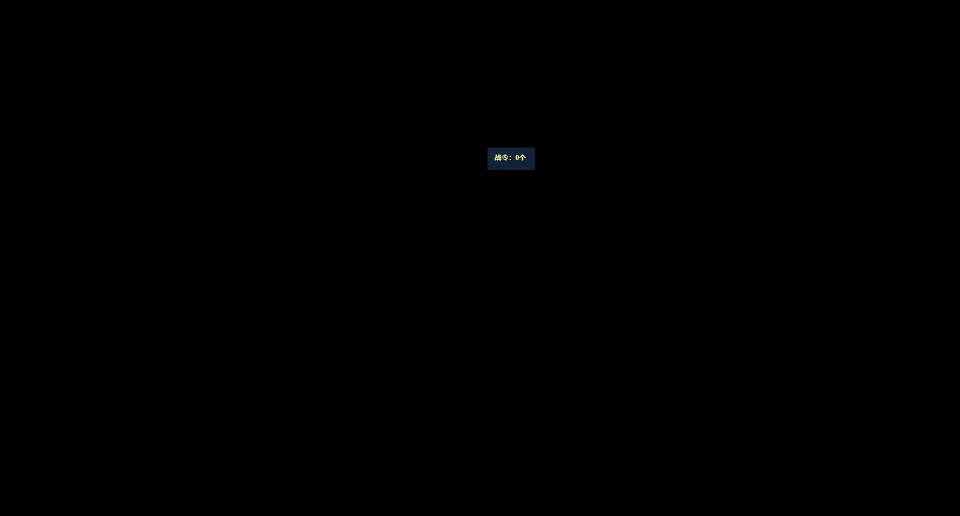
#> input picture tests/fixtures/arena_tokens_0_20261008.png, 1920 x 1032 px, given in place of 214752_872368_before_arena_casual_battle_4.jpg, which was not available (shown at 1/2 size)
$ python enroll_arena_token_counts.py
#> lines starting #> are read from the running program, lines starting #| are printed output that depends on the picture
"""Enroll only generic token text from immutable, reviewed October 8 captures."""
import hashlib
import json
from pathlib import Path
from PIL import Image

ROOT = Path(__file__).resolve().parents[1]
SOURCE = Path.home()/'Desktop/可用脚本/火影OL完整客户端/logs/scheduler_evidence/2026-10-08/account_3ed81e0fcf'
SOURCES = {
    0: '214752_872368_before_arena_casual_battle_4.jpg',
    1: '212158_208549_before_arena_casual_battle_3.jpg',
    2: '212058_210086_before_arena_casual_battle_2.jpg',
    3: '211824_718225_before_arena_casual_battle_1.jpg',
}

def main():
    rows = []
    for count, name in SOURCES.items():
        path = SOURCE/name
        with Image.open(path) as frame:
#> frame is the input picture: PIL image 1920x1032 RGB; mean R, G, B 0.1, 0.1, 0.1
            frame.crop((985,306,1055,324)).save(ROOT/f'assets/arena_tokens_remaining_{count}.bmp')
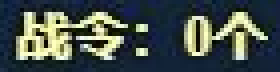
#> saved as arena_tokens_remaining_0.bmp: PIL image 70x18 RGB (shown 4 times larger); mean R, G, B 68.7, 79.7, 75.3
            fixture = Image.new('RGB', (1920,1032))
#> fixture: PIL image 1920x1032 RGB; every value is 0
            fixture.paste(frame.crop((975,295,1070,340)), (975,295))
            fixture.save(ROOT/f'tests/fixtures/arena_tokens_{count}_20261008.png')
        rows.append({'count': count, 'source': str(path), 'sha256': hashlib.sha256(path.read_bytes()).hexdigest(),
                     'crop': [985,306,1055,324]})
#> pass 2 of the loop in main, `for count, name in SOURCES.items():`:
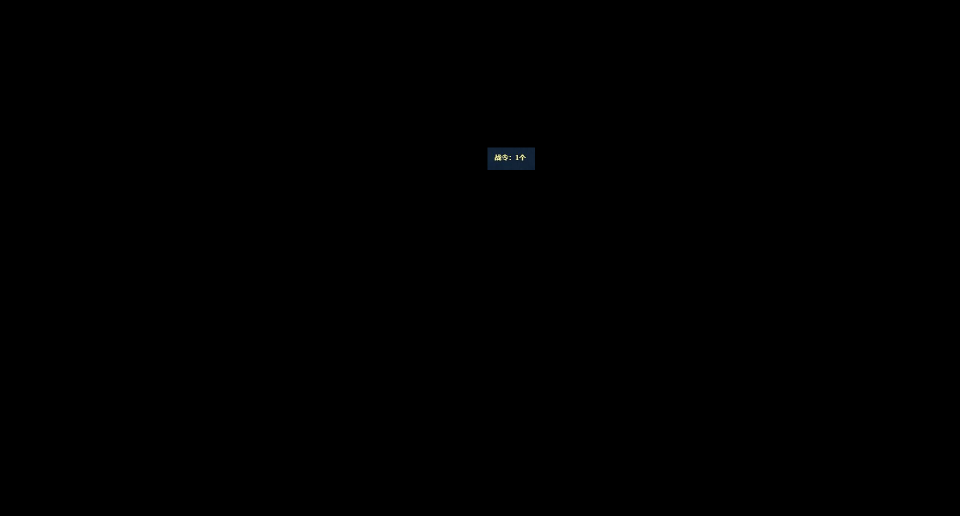
#> input picture tests/fixtures/arena_tokens_1_20261008.png, 1920 x 1032 px, given in place of 212158_208549_before_arena_casual_battle_3.jpg, which was not available (shown at 1/2 size)
#> in main, frame is the input picture: PIL image 1920x1032 RGB; mean R, G, B 0.1, 0.1, 0.1
#> in main, `frame.crop((985,306,1055,324)).save(ROOT/f'assets/arena_tokens_remaini..`:
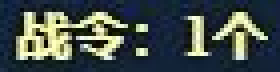
#> saved as arena_tokens_remaining_1.bmp: PIL image 70x18 RGB (shown 4 times larger); mean R, G, B 66.4, 77.4, 74.4
    (ROOT/'logs/arena_token_sources_20261009.json').write_text(json.dumps(rows,ensure_ascii=False,indent=2)+'\n',encoding='utf-8')
    print('Enrolled four generic token labels; no game input')

if __name__ == '__main__':
#> (the run stopped early here; a loop or call above may not have finished)
